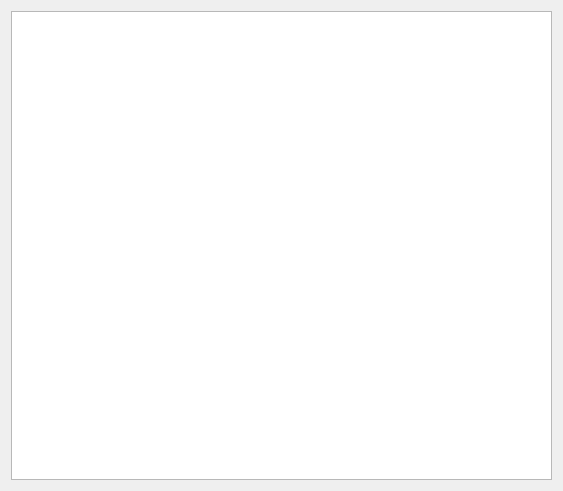
<?xml version="1.0" encoding="UTF-8"?>
<ui version="4.0">
 <class>TerminalsPage</class>
 <widget class="QWizardPage" name="TerminalsPage">
  <property name="geometry">
   <rect>
    <x>0</x>
    <y>0</y>
    <width>563</width>
    <height>491</height>
   </rect>
  </property>
  <property name="windowTitle">
   <string>WizardPage</string>
  </property>
  <layout class="QVBoxLayout" name="verticalLayout">
   <item>
    <widget class="QTableView" name="tableViewTerminals">
     <property name="editTriggers">
      <set>QAbstractItemView::AllEditTriggers</set>
     </property>
    </widget>
   </item>
  </layout>
 </widget>
 <resources/>
 <connections/>
</ui>
